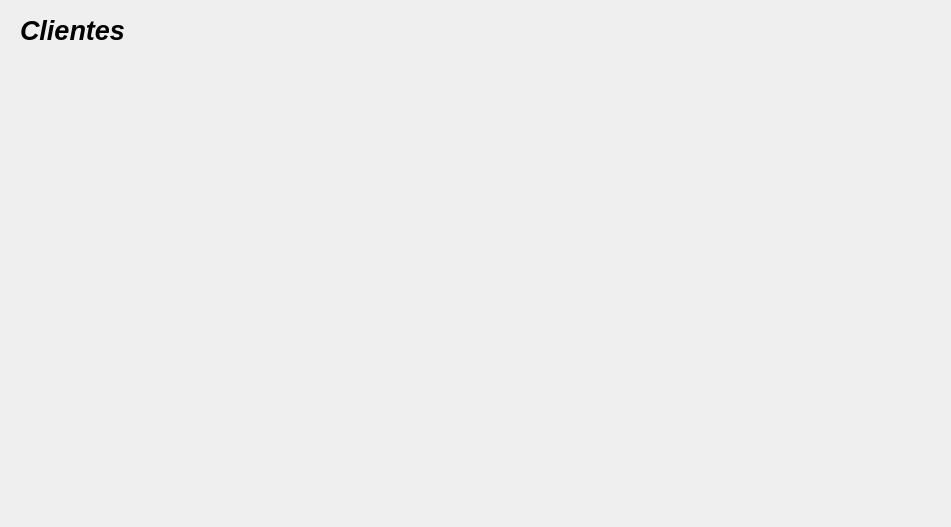
<?xml version="1.0" encoding="UTF-8"?>
<ui version="4.0">
 <class>clientes</class>
 <widget class="QDialog" name="clientes">
  <property name="geometry">
   <rect>
    <x>0</x>
    <y>0</y>
    <width>951</width>
    <height>527</height>
   </rect>
  </property>
  <property name="windowTitle">
   <string>Dialog</string>
  </property>
  <widget class="QLabel" name="label">
   <property name="geometry">
    <rect>
     <x>6</x>
     <y>10</y>
     <width>941</width>
     <height>511</height>
    </rect>
   </property>
   <property name="text">
    <string/>
   </property>
   <property name="pixmap">
    <pixmap>../../Downloads/press start.png</pixmap>
   </property>
   <property name="scaledContents">
    <bool>true</bool>
   </property>
  </widget>
  <widget class="QLabel" name="label_2">
   <property name="geometry">
    <rect>
     <x>20</x>
     <y>20</y>
     <width>121</width>
     <height>21</height>
    </rect>
   </property>
   <property name="font">
    <font>
     <pointsize>20</pointsize>
     <weight>75</weight>
     <italic>true</italic>
     <bold>true</bold>
    </font>
   </property>
   <property name="text">
    <string>Clientes</string>
   </property>
  </widget>
 </widget>
 <resources/>
 <connections/>
</ui>
